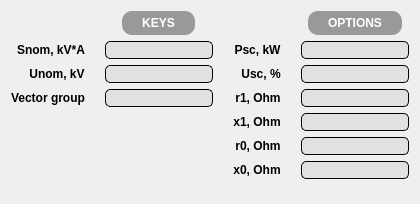
            <widget class="QWidget" name="insertTransPage">
             <layout class="QGridLayout" name="gridLayout">
              <property name="bottomMargin">
               <number>25</number>
              </property>
              <property name="horizontalSpacing">
               <number>20</number>
              </property>
              <item row="0" column="1" alignment="Qt::AlignHCenter|Qt::AlignVCenter">
               <widget class="QLabel" name="insertTransTitle">
                <property name="font">
                 <font>
                  <pointsize>9</pointsize>
                  <weight>75</weight>
                  <bold>true</bold>
                 </font>
                </property>
                <property name="styleSheet">
                 <string notr="true">background-color: rgba(153, 153, 153);
color: rgb(255, 255, 255);
padding-right: 20px;
padding-left: 20px;
padding-top: 5px;
padding-bottom: 5px;
border-radius: 10px;
</string>
                </property>
                <property name="text">
                 <string>KEYS</string>
                </property>
                <property name="alignment">
                 <set>Qt::AlignCenter</set>
                </property>
               </widget>
              </item>
              <item row="0" column="3" alignment="Qt::AlignHCenter|Qt::AlignVCenter">
               <widget class="QLabel" name="insertTransTitle2">
                <property name="font">
                 <font>
                  <pointsize>9</pointsize>
                  <weight>75</weight>
                  <bold>true</bold>
                 </font>
                </property>
                <property name="styleSheet">
                 <string notr="true">background-color: rgba(153, 153, 153);
color: rgb(255, 255, 255);
padding-right: 20px;
padding-left: 20px;
padding-top: 5px;
padding-bottom: 5px;
border-radius: 10px;
</string>
                </property>
                <property name="text">
                 <string>OPTIONS</string>
                </property>
                <property name="alignment">
                 <set>Qt::AlignCenter</set>
                </property>
               </widget>
              </item>
              <item row="4" column="2" alignment="Qt::AlignRight">
               <widget class="QLabel" name="insertTransLabel7">
                <property name="font">
                 <font>
                  <pointsize>9</pointsize>
                  <weight>75</weight>
                  <bold>true</bold>
                 </font>
                </property>
                <property name="text">
                 <string>x1, Ohm</string>
                </property>
                <property name="alignment">
                 <set>Qt::AlignCenter</set>
                </property>
               </widget>
              </item>
              <item row="4" column="3">
               <widget class="QLineEdit" name="insertTransEdit7">
                <property name="font">
                 <font>
                  <pointsize>9</pointsize>
                 </font>
                </property>
                <property name="styleSheet">
                 <string notr="true">background-color: rgba(225, 225, 225);
border-radius: 5px;
border: 1px solid black</string>
                </property>
                <property name="alignment">
                 <set>Qt::AlignCenter</set>
                </property>
               </widget>
              </item>
              <item row="5" column="2" alignment="Qt::AlignRight">
               <widget class="QLabel" name="insertTransLabel8">
                <property name="font">
                 <font>
                  <pointsize>9</pointsize>
                  <weight>75</weight>
                  <bold>true</bold>
                 </font>
                </property>
                <property name="text">
                 <string>r0, Ohm</string>
                </property>
                <property name="alignment">
                 <set>Qt::AlignCenter</set>
                </property>
               </widget>
              </item>
              <item row="1" column="3">
               <widget class="QLineEdit" name="insertTransEdit4">
                <property name="font">
                 <font>
                  <pointsize>9</pointsize>
                 </font>
                </property>
                <property name="styleSheet">
                 <string notr="true">background-color: rgba(225, 225, 225);
border-radius: 5px;
border: 1px solid black</string>
                </property>
                <property name="alignment">
                 <set>Qt::AlignCenter</set>
                </property>
               </widget>
              </item>
              <item row="3" column="2" alignment="Qt::AlignRight">
               <widget class="QLabel" name="insertTransLabel6">
                <property name="font">
                 <font>
                  <pointsize>9</pointsize>
                  <weight>75</weight>
                  <bold>true</bold>
                 </font>
                </property>
                <property name="text">
                 <string>r1, Ohm</string>
                </property>
                <property name="alignment">
                 <set>Qt::AlignCenter</set>
                </property>
               </widget>
              </item>
              <item row="5" column="3">
               <widget class="QLineEdit" name="insertTransEdit8">
                <property name="font">
                 <font>
                  <pointsize>9</pointsize>
                 </font>
                </property>
                <property name="styleSheet">
                 <string notr="true">background-color: rgba(225, 225, 225);
border-radius: 5px;
border: 1px solid black</string>
                </property>
                <property name="alignment">
                 <set>Qt::AlignCenter</set>
                </property>
               </widget>
              </item>
              <item row="2" column="2" alignment="Qt::AlignRight">
               <widget class="QLabel" name="insertTransLabel5">
                <property name="font">
                 <font>
                  <pointsize>9</pointsize>
                  <weight>75</weight>
                  <bold>true</bold>
                 </font>
                </property>
                <property name="text">
                 <string>Usc, %</string>
                </property>
                <property name="alignment">
                 <set>Qt::AlignCenter</set>
                </property>
               </widget>
              </item>
              <item row="2" column="3">
               <widget class="QLineEdit" name="insertTransEdit5">
                <property name="font">
                 <font>
                  <pointsize>9</pointsize>
                 </font>
                </property>
                <property name="styleSheet">
                 <string notr="true">background-color: rgba(225, 225, 225);
border-radius: 5px;
border: 1px solid black</string>
                </property>
                <property name="alignment">
                 <set>Qt::AlignCenter</set>
                </property>
               </widget>
              </item>
              <item row="1" column="2" alignment="Qt::AlignRight">
               <widget class="QLabel" name="insertTransLabel4">
                <property name="font">
                 <font>
                  <pointsize>9</pointsize>
                  <weight>75</weight>
                  <bold>true</bold>
                 </font>
                </property>
                <property name="text">
                 <string>Psc, kW</string>
                </property>
                <property name="alignment">
                 <set>Qt::AlignCenter</set>
                </property>
               </widget>
              </item>
              <item row="3" column="3">
               <widget class="QLineEdit" name="insertTransEdit6">
                <property name="font">
                 <font>
                  <pointsize>9</pointsize>
                 </font>
                </property>
                <property name="styleSheet">
                 <string notr="true">background-color: rgba(225, 225, 225);
border-radius: 5px;
border: 1px solid black</string>
                </property>
                <property name="alignment">
                 <set>Qt::AlignCenter</set>
                </property>
               </widget>
              </item>
              <item row="6" column="3">
               <widget class="QLineEdit" name="insertTransEdit9">
                <property name="font">
                 <font>
                  <pointsize>9</pointsize>
                 </font>
                </property>
                <property name="styleSheet">
                 <string notr="true">background-color: rgba(225, 225, 225);
border-radius: 5px;
border: 1px solid black</string>
                </property>
                <property name="alignment">
                 <set>Qt::AlignCenter</set>
                </property>
               </widget>
              </item>
              <item row="6" column="2" alignment="Qt::AlignRight">
               <widget class="QLabel" name="insertTransLabel9">
                <property name="font">
                 <font>
                  <pointsize>9</pointsize>
                  <weight>75</weight>
                  <bold>true</bold>
                 </font>
                </property>
                <property name="text">
                 <string>x0, Ohm</string>
                </property>
                <property name="alignment">
                 <set>Qt::AlignCenter</set>
                </property>
               </widget>
              </item>
              <item row="1" column="1">
               <widget class="QLineEdit" name="insertTransEdit">
                <property name="font">
                 <font>
                  <pointsize>9</pointsize>
                 </font>
                </property>
                <property name="styleSheet">
                 <string notr="true">background-color: rgba(225, 225, 225);
border-radius: 5px;
border: 1px solid black</string>
                </property>
                <property name="alignment">
                 <set>Qt::AlignCenter</set>
                </property>
               </widget>
              </item>
              <item row="2" column="1">
               <widget class="QLineEdit" name="insertTransEdit2">
                <property name="font">
                 <font>
                  <pointsize>9</pointsize>
                 </font>
                </property>
                <property name="styleSheet">
                 <string notr="true">background-color: rgba(225, 225, 225);
border-radius: 5px;
border: 1px solid black</string>
                </property>
                <property name="alignment">
                 <set>Qt::AlignCenter</set>
                </property>
               </widget>
              </item>
              <item row="3" column="1">
               <widget class="QLineEdit" name="insertTransEdit3">
                <property name="font">
                 <font>
                  <pointsize>9</pointsize>
                 </font>
                </property>
                <property name="styleSheet">
                 <string notr="true">background-color: rgba(225, 225, 225);
border-radius: 5px;
border: 1px solid black</string>
                </property>
                <property name="alignment">
                 <set>Qt::AlignCenter</set>
                </property>
               </widget>
              </item>
              <item row="1" column="0" alignment="Qt::AlignRight">
               <widget class="QLabel" name="insertTransLabel">
                <property name="font">
                 <font>
                  <pointsize>9</pointsize>
                  <weight>75</weight>
                  <bold>true</bold>
                 </font>
                </property>
                <property name="text">
                 <string>Snom, kV*A</string>
                </property>
                <property name="alignment">
                 <set>Qt::AlignCenter</set>
                </property>
               </widget>
              </item>
              <item row="2" column="0" alignment="Qt::AlignRight">
               <widget class="QLabel" name="insertTransLabel2">
                <property name="font">
                 <font>
                  <pointsize>9</pointsize>
                  <weight>75</weight>
                  <bold>true</bold>
                 </font>
                </property>
                <property name="text">
                 <string>Unom, kV</string>
                </property>
                <property name="alignment">
                 <set>Qt::AlignCenter</set>
                </property>
               </widget>
              </item>
              <item row="3" column="0" alignment="Qt::AlignRight">
               <widget class="QLabel" name="insertTransLabel3">
                <property name="font">
                 <font>
                  <pointsize>9</pointsize>
                  <weight>75</weight>
                  <bold>true</bold>
                 </font>
                </property>
                <property name="text">
                 <string>Vector group</string>
                </property>
                <property name="alignment">
                 <set>Qt::AlignCenter</set>
                </property>
               </widget>
              </item>
             </layout>
            </widget>
